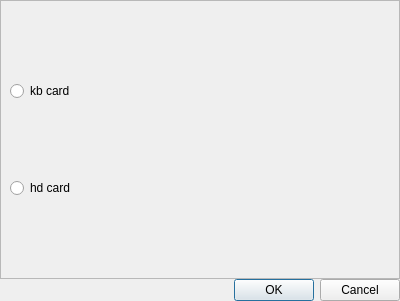
<?xml version="1.0" encoding="UTF-8"?>
<ui version="4.0">
 <class>Dialog</class>
 <widget class="QDialog" name="Dialog">
  <property name="geometry">
   <rect>
    <x>0</x>
    <y>0</y>
    <width>400</width>
    <height>301</height>
   </rect>
  </property>
  <property name="windowTitle">
   <string>Dialog</string>
  </property>
  <layout class="QGridLayout" name="gridLayout">
   <property name="leftMargin">
    <number>0</number>
   </property>
   <property name="topMargin">
    <number>0</number>
   </property>
   <property name="rightMargin">
    <number>0</number>
   </property>
   <property name="bottomMargin">
    <number>0</number>
   </property>
   <property name="spacing">
    <number>0</number>
   </property>
   <item row="1" column="0">
    <widget class="QDialogButtonBox" name="buttonBox">
     <property name="orientation">
      <enum>Qt::Horizontal</enum>
     </property>
     <property name="standardButtons">
      <set>QDialogButtonBox::Cancel|QDialogButtonBox::Ok</set>
     </property>
    </widget>
   </item>
   <item row="0" column="0">
    <widget class="QFrame" name="frame">
     <property name="frameShape">
      <enum>QFrame::StyledPanel</enum>
     </property>
     <property name="frameShadow">
      <enum>QFrame::Raised</enum>
     </property>
     <layout class="QVBoxLayout" name="verticalLayout">
      <item>
       <widget class="QRadioButton" name="kb">
        <property name="text">
         <string>kb card</string>
        </property>
       </widget>
      </item>
      <item>
       <widget class="QRadioButton" name="hd">
        <property name="text">
         <string>hd card</string>
        </property>
       </widget>
      </item>
     </layout>
    </widget>
   </item>
  </layout>
 </widget>
 <resources/>
 <connections>
  <connection>
   <sender>buttonBox</sender>
   <signal>accepted()</signal>
   <receiver>Dialog</receiver>
   <slot>accept()</slot>
   <hints>
    <hint type="sourcelabel">
     <x>248</x>
     <y>254</y>
    </hint>
    <hint type="destinationlabel">
     <x>157</x>
     <y>274</y>
    </hint>
   </hints>
  </connection>
  <connection>
   <sender>buttonBox</sender>
   <signal>rejected()</signal>
   <receiver>Dialog</receiver>
   <slot>reject()</slot>
   <hints>
    <hint type="sourcelabel">
     <x>316</x>
     <y>260</y>
    </hint>
    <hint type="destinationlabel">
     <x>286</x>
     <y>274</y>
    </hint>
   </hints>
  </connection>
 </connections>
</ui>
